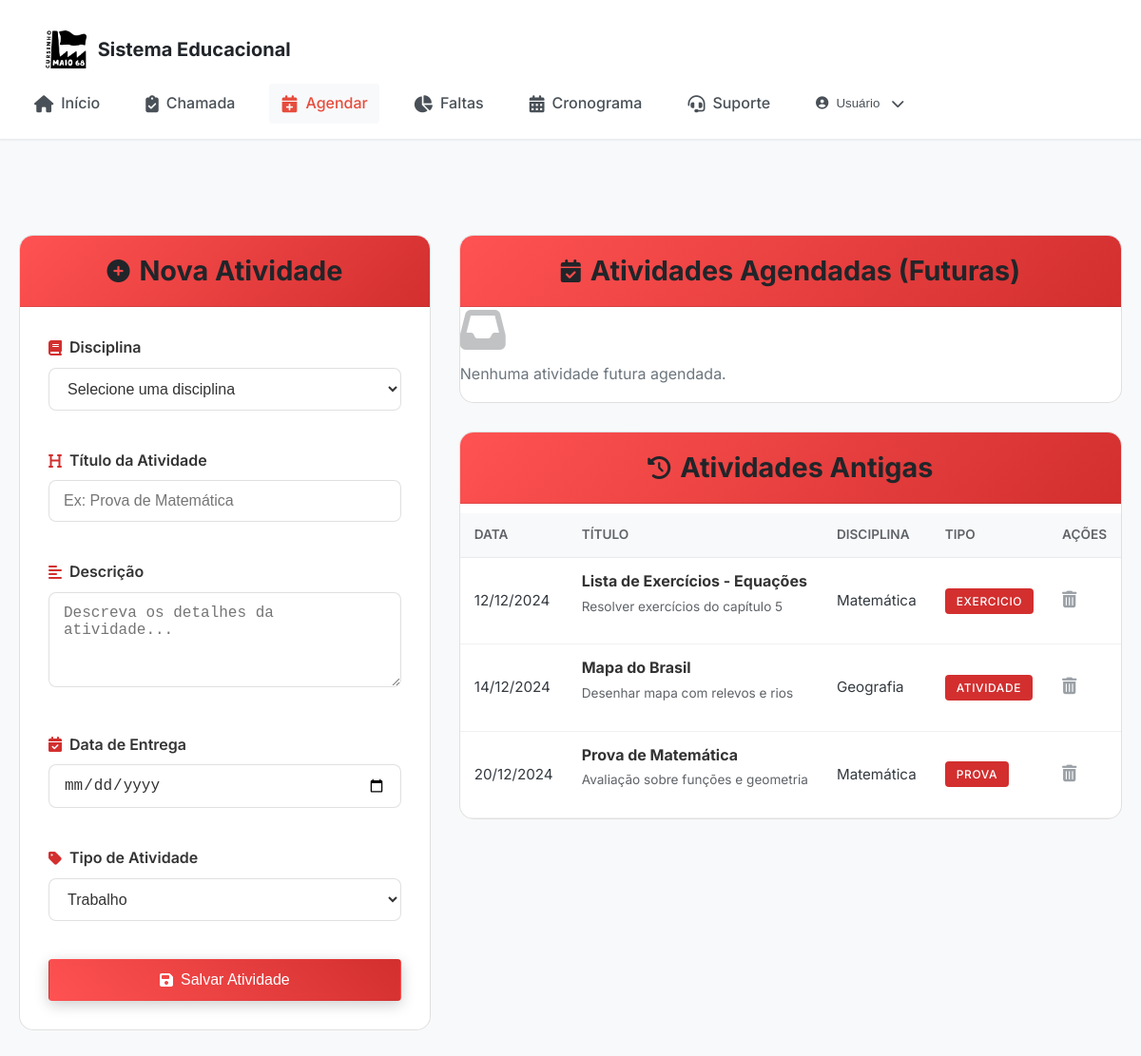
The app's page /pages/agendamento.php (signed in) with its own data.
### tables this page shows
CREATE TABLE IF NOT EXISTS `atividade` (
  `id` int(11) NOT NULL AUTO_INCREMENT,
  `disciplina_id` int(11) NOT NULL,
  `titulo` varchar(200) NOT NULL,
  `descricao` text DEFAULT NULL,
  `data_atividade` date NOT NULL,
  `tipo` varchar(50) NOT NULL DEFAULT 'atividade',
  `criado_por` int(11) NOT NULL,
  `criado_em` timestamp NOT NULL DEFAULT current_timestamp(),
  PRIMARY KEY (`id`),
  KEY `criado_por` (`criado_por`),
  KEY `disciplina_id` (`disciplina_id`)
);

CREATE TABLE IF NOT EXISTS `disciplina` (
  `id` int(11) NOT NULL AUTO_INCREMENT,
  `nome` varchar(100) NOT NULL,
  `professor_id` int(11) NOT NULL,
  `ativo` tinyint(1) DEFAULT 1,
  `primeiro_login` datetime DEFAULT NULL,
  `senha_alterada` tinyint(1) DEFAULT 0,
  PRIMARY KEY (`id`),
  KEY `coordenador_id` (`professor_id`)
);

### pages/agendamento.php (the view, shortened to what this page needs)
<?php
require_once "../includes/connection.php";
class AtividadeManager {
    private $con;
    private $user_id;
    public function __construct($connection, $user_id) {
        $this->con = $connection;
        $this->user_id = $user_id;
    }
    public function obterAtividades() {
        try {
            $stmt = $this->con->prepare("
                SELECT a.*, d.nome as disciplina_nome
                FROM atividade a
                JOIN disciplina d ON a.disciplina_id = d.id
                WHERE a.criado_por = :professor_id
                ORDER BY a.data_atividade ASC
            ");
            $stmt->bindParam(":professor_id", $this->user_id);
            $stmt->execute();
            return $stmt->fetchAll(PDO::FETCH_ASSOC);
        } catch (Exception $e) {
            error_log("Erro ao obter atividades: " . $e->getMessage());
            return [];
        }
    }
}
$gerenciador = new AtividadeManager($con, $_SESSION["user_id"]);
$atividades = $gerenciador->obterAtividades();
$atividades_futuras = [];
$atividades_antigas = [];
$hoje = date("Y-m-d");
foreach ($atividades as $atividade) {
    if ($atividade["data_atividade"] >= $hoje) {
        $atividades_futuras[] = $atividade;
    } else {
        $atividades_antigas[] = $atividade;
    }
}
?>
<!DOCTYPE html>
<html lang="pt-BR">
<head>
    <link rel="stylesheet" href="https://cdnjs.cloudflare.com/ajax/libs/font-awesome/6.4.0/css/all.min.css">
</head>
<body>
    <?php require_once "../includes/header.php"; ?>
    <main class="container-principal">
        <div class="agenda-grid">
            <div class="form-column">
                <div class="form-card">
                    <div class="form-header">
                        <h2 class="form-title"><i class="fas fa-plus-circle"></i> Nova Atividade</h2>
                    </div>
                    <div class="form-body">
                        <form method="POST" action="agendamento.php" class="modern-form">
                            <div class="form-group">
                                <label for="disciplina_id"><i class="fas fa-book"></i> Disciplina</label>
                                <select id="disciplina_id" name="disciplina_id" required>
                                    <option value="">Selecione uma disciplina</option>
                                </select>
                            </div>
                            <div class="form-group">
                                <label for="titulo"><i class="fas fa-heading"></i> Título da Atividade</label>
                                <input type="text" id="titulo" name="titulo" placeholder="Ex: Prova de Matemática" required>
                            </div>
                            <div class="form-group">
                                <label for="descricao"><i class="fas fa-align-left"></i> Descrição</label>
                                <textarea id="descricao" name="descricao" rows="4" placeholder="Descreva os detalhes da atividade..." required></textarea>
                            </div>
                            <div class="form-group">
                                <label for="data_atividade"><i class="fas fa-calendar-check"></i> Data de Entrega</label>
                                <input type="date" id="data_atividade" name="data_atividade" required>
                            </div>
                            <div class="form-group">
                                <label for="tipo"><i class="fas fa-tag"></i> Tipo de Atividade</label>
                                <select id="tipo" name="tipo" required>
                                    <option value="trabalho">Trabalho</option>
                                </select>
                            </div>
                            <button type="submit" class="btn btn-primary">
                                <i class="fas fa-save"></i> Salvar Atividade
                            </button>
                        </form>
                    </div>
                </div>
            </div>
                <div class="list-column">
                    <div class="list-card">
                        <div class="list-header">
                            <h3 class="list-title"><i class="fas fa-calendar-check"></i> Atividades Agendadas (Futuras)</h3>
                        </div>
                        <div class="list-body">
                            <?php if (empty($atividades_futuras)): ?>
                                <div class="empty-list">
                                    <i class="fas fa-inbox"></i>
                                    <p>Nenhuma atividade futura agendada.</p>
                                </div>
                            <?php endif; ?>
                        </div>
                    </div>
                    <div class="list-card mt-4">
                        <div class="list-header">
                            <h3 class="list-title"><i class="fas fa-history"></i> Atividades Antigas</h3>
                        </div>
                        <div class="list-body">
                            <?php if (empty($atividades_antigas)): ?>
                                <div class="empty-list">
                                    <i class="fas fa-check-circle"></i>
                                    <p>Nenhuma atividade antiga encontrada.</p>
                                </div>
                            <?php else: ?>
                                <table class="activity-table">
                                    <thead>
                                        <tr>
                                            <th>Data</th>
                                            <th>Título</th>
                                            <th>Disciplina</th>
                                            <th>Tipo</th>
                                            <th>Ações</th>
                                        </tr>
                                    </thead>
                                    <tbody>
                                        <?php foreach ($atividades_antigas as $atividade): ?>
                                            <tr>
                                                <td data-label="Data"><?php echo date("d/m/Y", strtotime($atividade["data_atividade"])); ?></td>
                                                <td data-label="Título">
                                                    <strong><?php echo htmlspecialchars($atividade["titulo"]); ?></strong>
                                                    <p class="description-preview"><?php echo htmlspecialchars($atividade["descricao"]); ?></p>
                                                </td>
                                                <td data-label="Disciplina"><?php echo htmlspecialchars($atividade["disciplina_nome"]); ?></td>
                                                <td data-label="Tipo"><span class="badge badge-old"><?php echo htmlspecialchars($atividade["tipo"]); ?></span></td>
                                                <td data-label="Ações">
                                                    <form method="POST" action="agendamento.php?ajax=excluir_atividade" class="delete-form">
                                                        <button type="submit" class="btn-delete" title="Excluir atividade">
                                                            <i class="fas fa-trash-alt"></i>
                                                        </button>
                                                    </form>
                                                </td>
                                            </tr>
                                        <?php endforeach; ?>
                                    </tbody>
                                </table>
                            <?php endif; ?>
                        </div>
                    </div>
                </div>
        </div>
    </main>
</body>
</html>

### css/modern.css (style rules this page uses)
:root { --primary-red: #DC3545; --primary-red-hover: #C82333; --primary-red-light: rgba(220, 53, 69, 0.1); --white: #FFFFFF; --gray-50: #F8F9FA; --gray-100: #E9ECEF; --gray-200: #DEE2E6; --gray-300: #CED4DA; --gray-400: #ADB5BD; --gray-500: #6C757D; --gray-600: #495057; --gray-700: #343A40; --gray-800: #212529; --gray-900: #000000; --success: #28A745; --warning: #FFC107; --danger: #DC3545; --info: #17A2B8; --font-family: 'Inter', -apple-system, BlinkMacSystemFont, 'Segoe UI', sans-serif; --font-size-xs: 0.75rem; --font-size-sm: 0.875rem; --font-size-base: 1rem; --font-size-lg: 1.125rem; --font-size-xl: 1.25rem; --font-size-2xl: 1.5rem; --font-size-3xl: 1.875rem; --font-size-4xl: 2.25rem; --spacing-1: 0.25rem; --spacing-2: 0.5rem; --spacing-3: 0.75rem; --spacing-4: 1rem; --spacing-5: 1.25rem; --spacing-6: 1.5rem; --spacing-8: 2rem; --spacing-10: 2.5rem; --spacing-12: 3rem; --spacing-16: 4rem; --spacing-20: 5rem; --border-radius-sm: 0.25rem; --border-radius: 0.375rem; --border-radius-lg: 0.5rem; --border-radius-xl: 0.75rem; --shadow-sm: 0 1px 2px 0 rgba(0, 0, 0, 0.05); --shadow: 0 1px 3px 0 rgba(0, 0, 0, 0.1), 0 1px 2px 0 rgba(0, 0, 0, 0.06); --shadow-md: 0 4px 6px -1px rgba(0, 0, 0, 0.1), 0 2px 4px -1px rgba(0, 0, 0, 0.06); --shadow-lg: 0 10px 15px -3px rgba(0, 0, 0, 0.1), 0 4px 6px -2px rgba(0, 0, 0, 0.05); --shadow-xl: 0 20px 25px -5px rgba(0, 0, 0, 0.1), 0 10px 10px -5px rgba(0, 0, 0, 0.04); --transition-fast: 150ms ease-in-out; --transition-normal: 300ms ease-in-out; --transition-slow: 500ms ease-in-out; }
* { box-sizing: border-box; margin: 0; padding: 0; }
html { font-size: 16px; line-height: 1.5; -webkit-font-smoothing: antialiased; -moz-osx-font-smoothing: grayscale; }
body { font-family: var(--font-family); font-size: var(--font-size-base); font-weight: 400; line-height: 1.6; color: var(--gray-800); background-color: var(--gray-50); min-height: 100vh; }
h1, h2, h3, h4, h5, h6 { font-weight: 600; line-height: 1.2; color: var(--gray-900); margin-bottom: var(--spacing-4); }
h2 { font-size: var(--font-size-3xl); }
h3 { font-size: var(--font-size-2xl); }
p { margin-bottom: var(--spacing-4); color: var(--gray-600); }
.btn { display: inline-flex; align-items: center; justify-content: center; gap: var(--spacing-2); padding: var(--spacing-3) var(--spacing-6); border: 1px solid transparent; border-radius: var(--border-radius); font-size: var(--font-size-base); font-weight: 500; text-decoration: none; cursor: pointer; transition: all var(--transition-fast); white-space: nowrap; }
.btn-primary { background-color: var(--primary-red); color: var(--white); }
.form-group { margin-bottom: var(--spacing-5); }
.badge { display: inline-flex; align-items: center; padding: var(--spacing-1) var(--spacing-3); border-radius: var(--border-radius-sm); font-size: var(--font-size-xs); font-weight: 500; text-transform: uppercase; letter-spacing: 0.05em; }

### css/header.css (style rules this page uses)
:root { --primary-red: #e74c3c; --secondary-blue: #3498db; --gray-100: #f8f9fa; --gray-200: #e9ecef; --gray-300: #dee2e6; --gray-400: #ced4da; --gray-500: #adb5bd; --gray-600: #6c757d; --gray-700: #495057; --gray-800: #343a40; --gray-900: #212529; --white: #ffffff; --success: #28a745; --danger: #dc3545; --warning: #ffc107; --info: #17a2b8; --spacing-1: 0.25rem; --spacing-2: 0.5rem; --spacing-3: 0.75rem; --spacing-4: 1rem; --spacing-5: 1.25rem; --spacing-6: 1.5rem; --spacing-8: 2rem; --spacing-10: 2.5rem; --spacing-12: 3rem; --font-size-xs: 0.75rem; --font-size-sm: 0.875rem; --font-size-base: 1rem; --font-size-lg: 1.125rem; --font-size-xl: 1.25rem; --font-size-2xl: 1.5rem; --font-size-3xl: 1.875rem; --font-size-4xl: 2.25rem; --border-radius: 0.25rem; --border-radius-lg: 0.5rem; --shadow-sm: 0 1px 2px 0 rgba(0, 0, 0, 0.05); --shadow-md: 0 4px 6px -1px rgba(0, 0, 0, 0.1), 0 2px 4px -1px rgba(0, 0, 0, 0.06); --shadow-lg: 0 10px 15px -3px rgba(0, 0, 0, 0.1), 0 4px 6px -2px rgba(0, 0, 0, 0.05); --transition-fast: 0.15s ease-in-out; --transition-normal: 0.3s ease-in-out; }
body { font-family: 'Inter', sans-serif; margin: 0; background-color: var(--gray-100); color: var(--gray-800); }

### records on screen
atividade: data_atividade "12/12/2024", titulo "Lista de Exercícios - Equações", descricao "Resolver exercícios do capítulo 5", disciplina.nome "Matemática", tipo "EXERCICIO"
atividade: data_atividade "14/12/2024", titulo "Mapa do Brasil", descricao "Desenhar mapa com relevos e rios", disciplina.nome "Geografia", tipo "ATIVIDADE"
atividade: data_atividade "20/12/2024", titulo "Prova de Matemática", descricao "Avaliação sobre funções e geometria", disciplina.nome "Matemática", tipo "PROVA"

### other values on screen
$username "Usuário"
